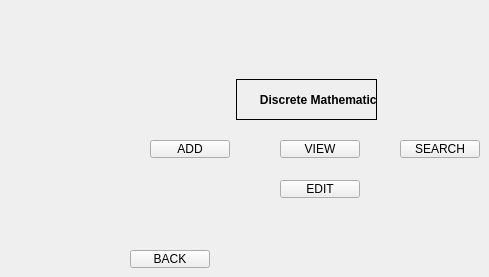
    <widget class="QWidget" name="Discrete">
     <widget class="QPushButton" name="add_discrete">
      <property name="geometry">
       <rect>
        <x>150</x>
        <y>140</y>
        <width>80</width>
        <height>18</height>
       </rect>
      </property>
      <property name="text">
       <string>ADD</string>
      </property>
     </widget>
     <widget class="QPushButton" name="view_discrete">
      <property name="geometry">
       <rect>
        <x>280</x>
        <y>140</y>
        <width>80</width>
        <height>18</height>
       </rect>
      </property>
      <property name="text">
       <string>VIEW</string>
      </property>
     </widget>
     <widget class="QPushButton" name="search_discrete">
      <property name="geometry">
       <rect>
        <x>400</x>
        <y>140</y>
        <width>80</width>
        <height>18</height>
       </rect>
      </property>
      <property name="text">
       <string>SEARCH</string>
      </property>
     </widget>
     <widget class="QPushButton" name="edit_discrete">
      <property name="geometry">
       <rect>
        <x>280</x>
        <y>180</y>
        <width>80</width>
        <height>18</height>
       </rect>
      </property>
      <property name="text">
       <string>EDIT</string>
      </property>
     </widget>
     <widget class="QPushButton" name="back_discrete">
      <property name="geometry">
       <rect>
        <x>130</x>
        <y>250</y>
        <width>80</width>
        <height>18</height>
       </rect>
      </property>
      <property name="text">
       <string>BACK</string>
      </property>
     </widget>
     <widget class="QLabel" name="discrete_heading">
      <property name="geometry">
       <rect>
        <x>236</x>
        <y>79</y>
        <width>141</width>
        <height>41</height>
       </rect>
      </property>
      <property name="font">
       <font>
        <bold>true</bold>
       </font>
      </property>
      <property name="frameShape">
       <enum>QFrame::Box</enum>
      </property>
      <property name="frameShadow">
       <enum>QFrame::Plain</enum>
      </property>
      <property name="text">
       <string>      Discrete Mathematics</string>
      </property>
     </widget>
    </widget>
